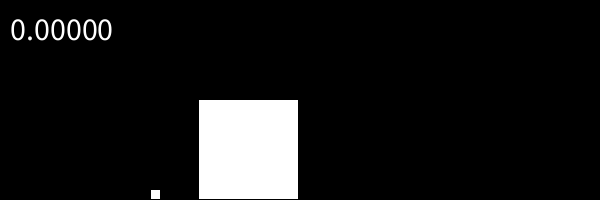
Frame 1 (no input)
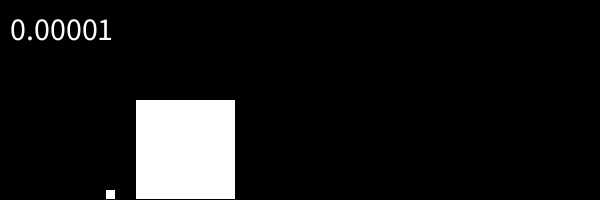
Frame 60 (the mouse pressed at the canvas centre just before this capture)
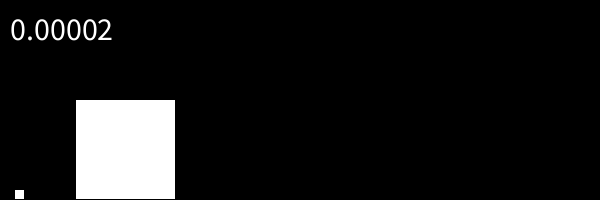
Frame 120 (the mouse held since frame 60 and released just before this capture)

The Processing sketch that drew these frames (run headless with seeded random() and noise(); from frame 60 on, the mouse is pressed at the canvas centre):

// Processing sketch: PiDayCollisions
// ── PiDayCollisions.pde
// Test Code for Pi Day 2019 Challenge
// https://thecodingtrain.com
// Based on 3Blue1Brown: https://youtu.be/HEfHFsfGXjs

Box box1;
Box box2;
int count = 0;
int digits = 5;
int timeSteps = 10000;

void setup() {
  size(600, 200);
  box1 = new Box(150, 10, 1, 0);
  box2 = new Box(200, 100, pow(100, digits), -1.0 / timeSteps);

  box1.setConstrain(0);
  box2.setConstrain(box1.w);
}

void draw() {
  for (int i = 0; i < timeSteps; i++) {
    box1.update();
    box2.update();

    if (box1.collide(box2)) {
      float b1 = box1.bounce(box2);
      float b2 = box2.bounce(box1);
      box1.dx = b1;
      box2.dx = b2;
      count++;
    }

    if (box1.hitWall()) {
      box1.reverse();
      count++;
    }
  }

  background(0);
  fill(255);
  box1.show();
  box2.show();

  fill(255);
  textSize(32);
  text(nf(count/(pow(10, digits)), 1, digits), 10, 40);
}

// ── Box.pde
class Box {
  float x, y;
  float w;
  float m;
  float dx;

  float xConstrain;

  Box(float x, float w, float m, float dx) {
    this.x = x;
    this.m = m;
    this.w = w;//sqrt(this.m) * scale;
    this.y = height-this.w-1;
    this.dx = dx;
  }

  void setConstrain(float x) {
    xConstrain = x;
  }

  void show() {
    fill(255);
    square(constrain(x, xConstrain, width), y, w);
  }

  void update() {
    x += dx;
  }

  float bounce(Box b) {
    float sumM = this.m + b.m;
    float dx2 = ((this.m - b.m) / sumM) * this.dx +
      ((2 * b.m /  sumM)) * b.dx;
    return dx2;
  }

  boolean hitWall() {
    return this.x <= 0;
  }

  void reverse() {
    this.dx *= -1;
  }

  boolean collide(Box b) {

    float leftA = this.x;
    float rightA = this.x + this.w;
    float topA = this.y;
    float bottomA = this.y + this.w;

    float leftB = b.x;
    float rightB = b.x + b.w;
    float topB = b.y;
    float bottomB = b.y + b.w;

    return !(rightA < leftB  || leftA > rightB || bottomA < topB || topA > bottomB);
  }
}
